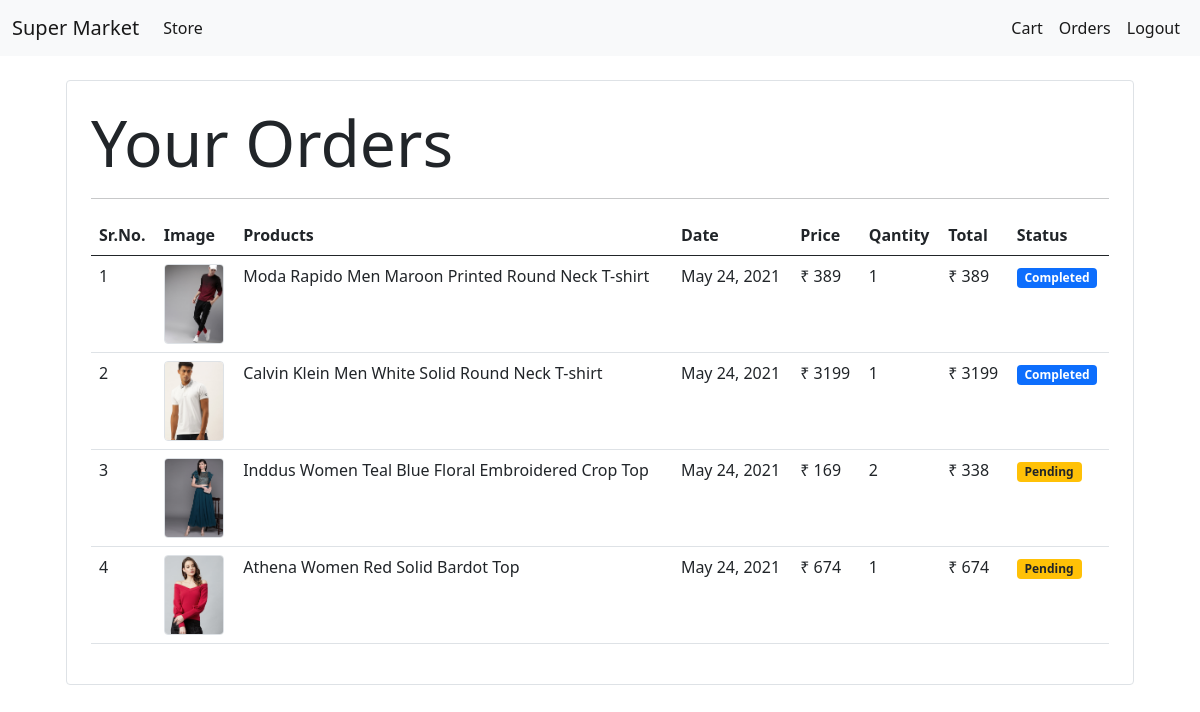
Screenshot of /orders (signed in) with the database file from the repository.
### store/models/orders.py (models this page shows, shortened)
class Order(models.Model):
    product = models.ForeignKey(Product, on_delete=models.CASCADE)
    customer = models.ForeignKey(Customer, on_delete=models.CASCADE)
    quantity = models.IntegerField(default=1)
    price = models.IntegerField()
    address = models.CharField(max_length=250, default='', blank=True)
    phone = models.CharField(max_length=15, default='', blank=True)
    date = models.DateField(default=datetime.datetime.today)
    status = models.BooleanField(default=False)
    @staticmethod
    def get_orders_by_customer(customer_id):
        return Order\
            .objects\
            .filter(customer=customer_id)\
            .order_by('-date')

### store/models/product.py (models this page shows, shortened)
class Product(models.Model):
    name = models.CharField(max_length=50)
    price = models.IntegerField(default=0)
    category = models.ForeignKey(Category, on_delete=models.CASCADE, default=1)
    description = models.CharField(max_length=200, default='', null=True, blank=True)
    image = models.ImageField(upload_to='uploads/product/')

### store/middlewares/auth.py (the view)
    def middleware(request):
        returnUrl = request.META['PATH_INFO']
        print(request.META['PATH_INFO'])
        if not request.session.get('customer'):
            return redirect(f'login?return_url={returnUrl}')
        response = get_response(request)
        return response

### store/templatetags/custom_filters.py (called while the page is built)
@register.filter(name='currency')
def currency(number):
    return "₹ "+ str(number)

@register.filter(name='multiply')
def multiply(number,number1):
    return number*number1

### store/views/orders.py (called while the page is built)
    def get(self, request):
        customer = request.session.get('customer')
        orders = Order.get_orders_by_customer(customer)
        print(orders)
        return render(request, 'orders.html', {'orders': orders})

### store/templates/orders.html
{% extends 'base.html' %}
{% block content %}
{% load cart %}
{% load custom_filters %}
<div class="container">
<div class="border rounded p-4 m-4">
      <p class="display-3 pl-4 ml-4">Your Orders</p>
      <hr>
    <table class="table">
        <thead>
            <tr>
                <th>Sr.No.</th>
                <th>Image</th>
                <th>Products</th>
                <th>Date</th>
                <th>Price</th>
                <th>Qantity</th>
                <th>Total</th>
                <th>Status</th>
            </tr>
        </thead>
        <tbody>
            {% for order in orders %}
            <tr>
                <td>{{forloop.counter}}</td>
                <td><img style="height: 80px;" class="rounded border rounded" src="{{order.product.image.url}}" alt=""></td>
                <td>{{order.product.name}}</td>
                <td>{{order.date}}</td>
                <td>{{order.price|currency}}</td>
                <td>{{order.quantity}}</td>
                <td>{{order.quantity|multiply:order.price|currency}}</td>
                {% if order.status %}
                <td><small class="badge bg-primary">Completed</small></td>
                {% else %}
                <td><small class="badge bg-warning text-dark">Pending</small></td>
                {% endif %}
            </tr>
            {% endfor %}
        </tbody>
    </table>
</div>
</div>
{% endblock %}

### store/templates/base.html (shortened to what this page needs)
<!doctype html>
<html lang="en">
  <head>
    <link href="https://cdn.jsdelivr.net/npm/bootstrap@5.0.0-beta3/dist/css/bootstrap.min.css" rel="stylesheet">
  </head>
  <body>
    <nav class="navbar navbar-expand-lg navbar-light bg-light">
      <div class="container-fluid">
        <a class="navbar-brand" href="/">Super Market</a>
        <div class="collapse navbar-collapse" id="navbarSupportedContent">
         <ul class="navbar-nav me-auto mb-2 mb-lg-0">
            <li class="nav-item">
              <a class="nav-link active" aria-current="page" href="#">Store</a>
            </li>
          </ul>
          <ul class="navbar-nav d-flex">
            {% if request.session.cart.keys %}
            <li class="nav-item">
              <a class="nav-link active" aria-current="page" href="/cart">Cart
              <span class="badge bg-info text-dark">{{request.session.cart.keys|length}}</span></a>
            </li>
            {% else %}
            <li class="nav-item">
              <a class="nav-link active" aria-current="page" href="/cart">Cart</a>
            </li>
            {% endif %}
            {% if request.session.customer %}
            <li class="nav-item">
              <a class="nav-link active" aria-current="page" href="/orders">Orders</a>
            </li>
            <li class="nav-item">
              <a class="nav-link active" aria-current="page" href="/logout">Logout</a>
            </li>
            {% endif %}
          </ul>
        </div>
      </div>
    </nav>
    {% block content %} {% endblock %}
  </body>
</html>

### rows the page displays
Order: product.image (picture), product.name "Moda Rapido Men Maroon Printed Round Neck T-shirt", date "May 24, 2021", price "₹ 389", quantity "1", quantity|multiply "₹ 389", status "Completed"
Order: product.image (picture), product.name "Calvin Klein Men White Solid Round Neck T-shirt", date "May 24, 2021", price "₹ 3199", quantity "1", quantity|multiply "₹ 3199", status "Completed"
Order: product.image (picture), product.name "Inddus Women Teal Blue Floral Embroidered Crop Top", date "May 24, 2021", price "₹ 169", quantity "2", quantity|multiply "₹ 338", status "Pending"
Order: product.image (picture), product.name "Athena Women Red Solid Bardot Top", date "May 24, 2021", price "₹ 674", quantity "1", quantity|multiply "₹ 674", status "Pending"
